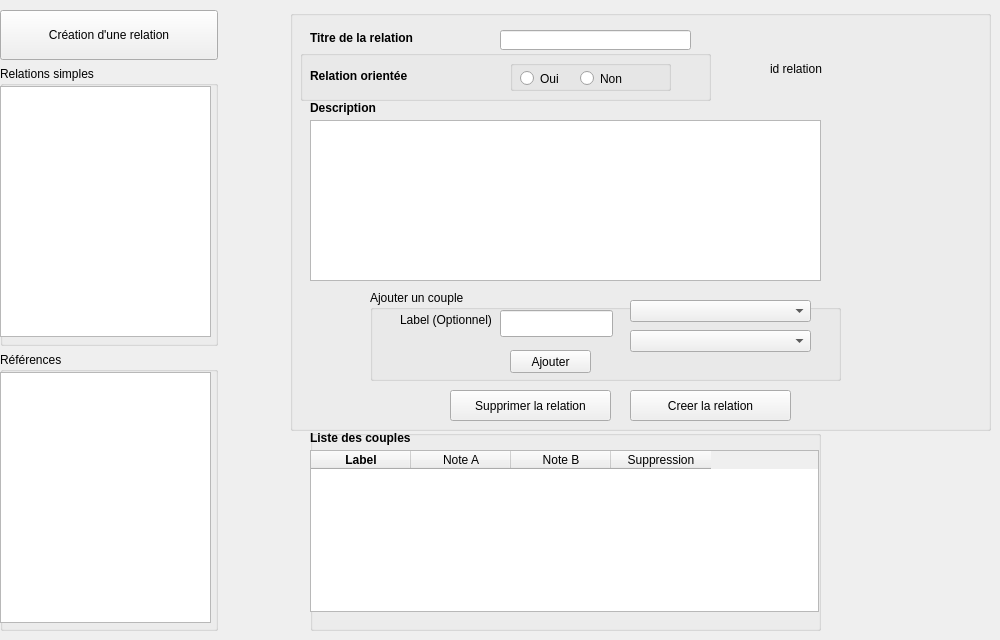
    <widget class="QWidget" name="second_view">
     <attribute name="title">
      <string>Vue secondaire</string>
     </attribute>
     <widget class="QWidget" name="verticalLayoutWidget_4">
      <property name="geometry">
       <rect>
        <x>0</x>
        <y>10</y>
        <width>218</width>
        <height>621</height>
       </rect>
      </property>
      <layout class="QVBoxLayout" name="leftSideLayout_2">
       <item>
        <widget class="QPushButton" name="createRelationButton">
         <property name="minimumSize">
          <size>
           <width>0</width>
           <height>50</height>
          </size>
         </property>
         <property name="text">
          <string>Création d'une relation</string>
         </property>
        </widget>
       </item>
       <item>
        <widget class="QGroupBox" name="relationSimpleGroup">
         <property name="minimumSize">
          <size>
           <width>0</width>
           <height>200</height>
          </size>
         </property>
         <property name="title">
          <string>Relations simples</string>
         </property>
         <widget class="QListWidget" name="relationSimpleList">
          <property name="geometry">
           <rect>
            <x>0</x>
            <y>20</y>
            <width>211</width>
            <height>251</height>
           </rect>
          </property>
         </widget>
        </widget>
       </item>
       <item>
        <widget class="QGroupBox" name="referenceGroup">
         <property name="title">
          <string>Références</string>
         </property>
         <widget class="QListWidget" name="referenceList">
          <property name="geometry">
           <rect>
            <x>0</x>
            <y>20</y>
            <width>211</width>
            <height>251</height>
           </rect>
          </property>
         </widget>
        </widget>
       </item>
      </layout>
     </widget>
     <widget class="QWidget" name="verticalLayoutWidget_5">
      <property name="geometry">
       <rect>
        <x>290</x>
        <y>10</y>
        <width>701</width>
        <height>421</height>
       </rect>
      </property>
      <layout class="QVBoxLayout" name="midSideLayout_2">
       <item>
        <widget class="QGroupBox" name="relationResumGroup">
         <property name="enabled">
          <bool>true</bool>
         </property>
         <property name="minimumSize">
          <size>
           <width>0</width>
           <height>190</height>
          </size>
         </property>
         <property name="title">
          <string/>
         </property>
         <widget class="QLabel" name="relationTitleLabel">
          <property name="geometry">
           <rect>
            <x>20</x>
            <y>20</y>
            <width>151</width>
            <height>16</height>
           </rect>
          </property>
          <property name="font">
           <font>
            <weight>75</weight>
            <bold>true</bold>
           </font>
          </property>
          <property name="text">
           <string>Titre de la relation</string>
          </property>
         </widget>
         <widget class="QLineEdit" name="titleRelationText">
          <property name="enabled">
           <bool>true</bool>
          </property>
          <property name="geometry">
           <rect>
            <x>210</x>
            <y>20</y>
            <width>191</width>
            <height>20</height>
           </rect>
          </property>
         </widget>
         <widget class="QLabel" name="descriptionLabel_2">
          <property name="geometry">
           <rect>
            <x>20</x>
            <y>90</y>
            <width>141</width>
            <height>16</height>
           </rect>
          </property>
          <property name="font">
           <font>
            <weight>75</weight>
            <bold>true</bold>
           </font>
          </property>
          <property name="text">
           <string>Description</string>
          </property>
         </widget>
         <widget class="QPlainTextEdit" name="TextDescriptionRelation">
          <property name="geometry">
           <rect>
            <x>20</x>
            <y>110</y>
            <width>511</width>
            <height>161</height>
           </rect>
          </property>
          <property name="documentTitle">
           <string/>
          </property>
          <property name="plainText">
           <string/>
          </property>
         </widget>
         <widget class="QPushButton" name="ButtonAddOrEditRelation">
          <property name="geometry">
           <rect>
            <x>340</x>
            <y>380</y>
            <width>161</width>
            <height>31</height>
           </rect>
          </property>
          <property name="text">
           <string>Creer la relation</string>
          </property>
         </widget>
         <widget class="QPushButton" name="ButtonDeleteRelation">
          <property name="geometry">
           <rect>
            <x>160</x>
            <y>380</y>
            <width>161</width>
            <height>31</height>
           </rect>
          </property>
          <property name="text">
           <string>Supprimer la relation</string>
          </property>
         </widget>
         <widget class="QGroupBox" name="groupBoxAddCouple">
          <property name="geometry">
           <rect>
            <x>80</x>
            <y>280</y>
            <width>471</width>
            <height>91</height>
           </rect>
          </property>
          <property name="title">
           <string>Ajouter un couple</string>
          </property>
          <widget class="QComboBox" name="ComboBoxNoteACouple">
           <property name="geometry">
            <rect>
             <x>260</x>
             <y>10</y>
             <width>181</width>
             <height>22</height>
            </rect>
           </property>
          </widget>
          <widget class="QComboBox" name="ComboBoxNoteBCouple">
           <property name="geometry">
            <rect>
             <x>260</x>
             <y>40</y>
             <width>181</width>
             <height>22</height>
            </rect>
           </property>
          </widget>
          <widget class="QPushButton" name="ButtonAddCouple">
           <property name="geometry">
            <rect>
             <x>140</x>
             <y>60</y>
             <width>81</width>
             <height>23</height>
            </rect>
           </property>
           <property name="text">
            <string>Ajouter</string>
           </property>
          </widget>
          <widget class="QLineEdit" name="labelNewCouple">
           <property name="geometry">
            <rect>
             <x>130</x>
             <y>20</y>
             <width>113</width>
             <height>27</height>
            </rect>
           </property>
          </widget>
          <widget class="QLabel" name="labelAddCouple">
           <property name="geometry">
            <rect>
             <x>30</x>
             <y>20</y>
             <width>101</width>
             <height>20</height>
            </rect>
           </property>
           <property name="text">
            <string>Label (Optionnel)</string>
           </property>
          </widget>
         </widget>
         <widget class="QGroupBox" name="groupBoxRelationOriented">
          <property name="geometry">
           <rect>
            <x>10</x>
            <y>40</y>
            <width>411</width>
            <height>51</height>
           </rect>
          </property>
          <property name="title">
           <string/>
          </property>
          <widget class="QLabel" name="nbVersionLabel_3">
           <property name="geometry">
            <rect>
             <x>10</x>
             <y>15</y>
             <width>141</width>
             <height>21</height>
            </rect>
           </property>
           <property name="font">
            <font>
             <weight>75</weight>
             <bold>true</bold>
            </font>
           </property>
           <property name="text">
            <string>Relation orientée</string>
           </property>
          </widget>
          <widget class="QGroupBox" name="isOrientedGroupBox">
           <property name="geometry">
            <rect>
             <x>210</x>
             <y>10</y>
             <width>161</width>
             <height>31</height>
            </rect>
           </property>
           <property name="title">
            <string/>
           </property>
           <widget class="QRadioButton" name="radioButtonNoOrientation">
            <property name="geometry">
             <rect>
              <x>70</x>
              <y>10</y>
              <width>82</width>
              <height>17</height>
             </rect>
            </property>
            <property name="text">
             <string>Non</string>
            </property>
           </widget>
           <widget class="QRadioButton" name="radioButtonYesOrientation">
            <property name="geometry">
             <rect>
              <x>10</x>
              <y>10</y>
              <width>82</width>
              <height>17</height>
             </rect>
            </property>
            <property name="text">
             <string>Oui</string>
            </property>
           </widget>
          </widget>
         </widget>
         <widget class="QLabel" name="idRelation">
          <property name="geometry">
           <rect>
            <x>480</x>
            <y>50</y>
            <width>67</width>
            <height>17</height>
           </rect>
          </property>
          <property name="text">
           <string>id relation</string>
          </property>
         </widget>
        </widget>
       </item>
      </layout>
     </widget>
     <widget class="QGroupBox" name="groupBoxCouple">
      <property name="geometry">
       <rect>
        <x>310</x>
        <y>430</y>
        <width>511</width>
        <height>201</height>
       </rect>
      </property>
      <property name="title">
       <string/>
      </property>
      <widget class="QLabel" name="LabelListeCouple">
       <property name="geometry">
        <rect>
         <x>0</x>
         <y>0</y>
         <width>121</width>
         <height>16</height>
        </rect>
       </property>
       <property name="font">
        <font>
         <weight>75</weight>
         <bold>true</bold>
        </font>
       </property>
       <property name="text">
        <string>Liste des couples</string>
       </property>
      </widget>
      <widget class="QTableWidget" name="tableWidgetCouple">
       <property name="geometry">
        <rect>
         <x>0</x>
         <y>20</y>
         <width>509</width>
         <height>162</height>
        </rect>
       </property>
       <property name="sizePolicy">
        <sizepolicy hsizetype="Expanding" vsizetype="Expanding">
         <horstretch>0</horstretch>
         <verstretch>0</verstretch>
        </sizepolicy>
       </property>
       <property name="layoutDirection">
        <enum>Qt::LeftToRight</enum>
       </property>
       <property name="autoFillBackground">
        <bool>false</bool>
       </property>
       <attribute name="verticalHeaderCascadingSectionResizes">
        <bool>false</bool>
       </attribute>
       <attribute name="verticalHeaderShowSortIndicator" stdset="0">
        <bool>false</bool>
       </attribute>
       <attribute name="verticalHeaderStretchLastSection">
        <bool>false</bool>
       </attribute>
       <column>
        <property name="text">
         <string>Label</string>
        </property>
        <property name="font">
         <font>
          <weight>75</weight>
          <bold>true</bold>
         </font>
        </property>
       </column>
       <column>
        <property name="text">
         <string>Note A</string>
        </property>
       </column>
       <column>
        <property name="text">
         <string>Note B</string>
        </property>
       </column>
       <column>
        <property name="text">
         <string>Suppression</string>
        </property>
       </column>
      </widget>
      <zorder>tableWidgetCouple</zorder>
      <zorder>LabelListeCouple</zorder>
     </widget>
    </widget>
